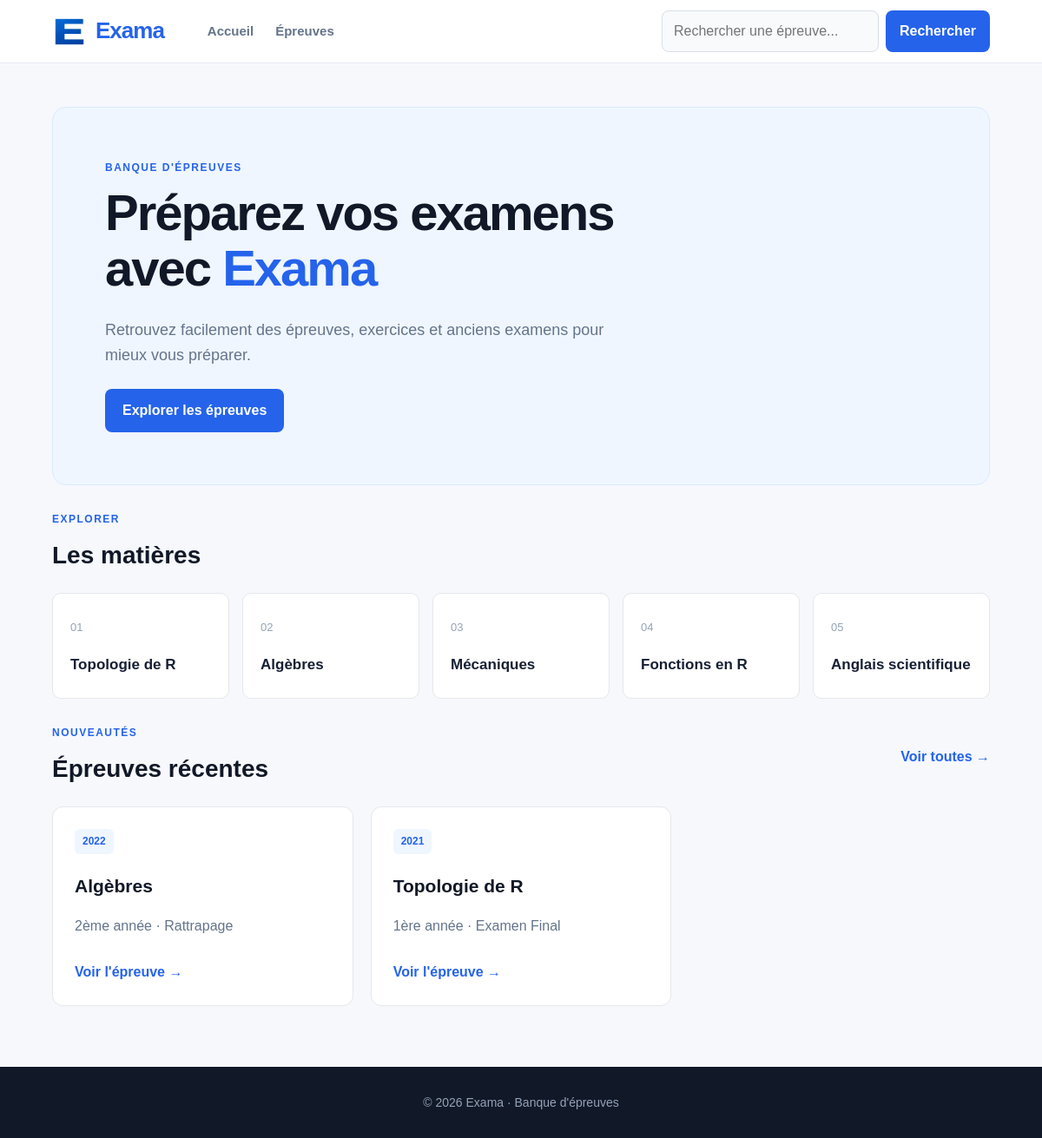
Before: / with the older database file.
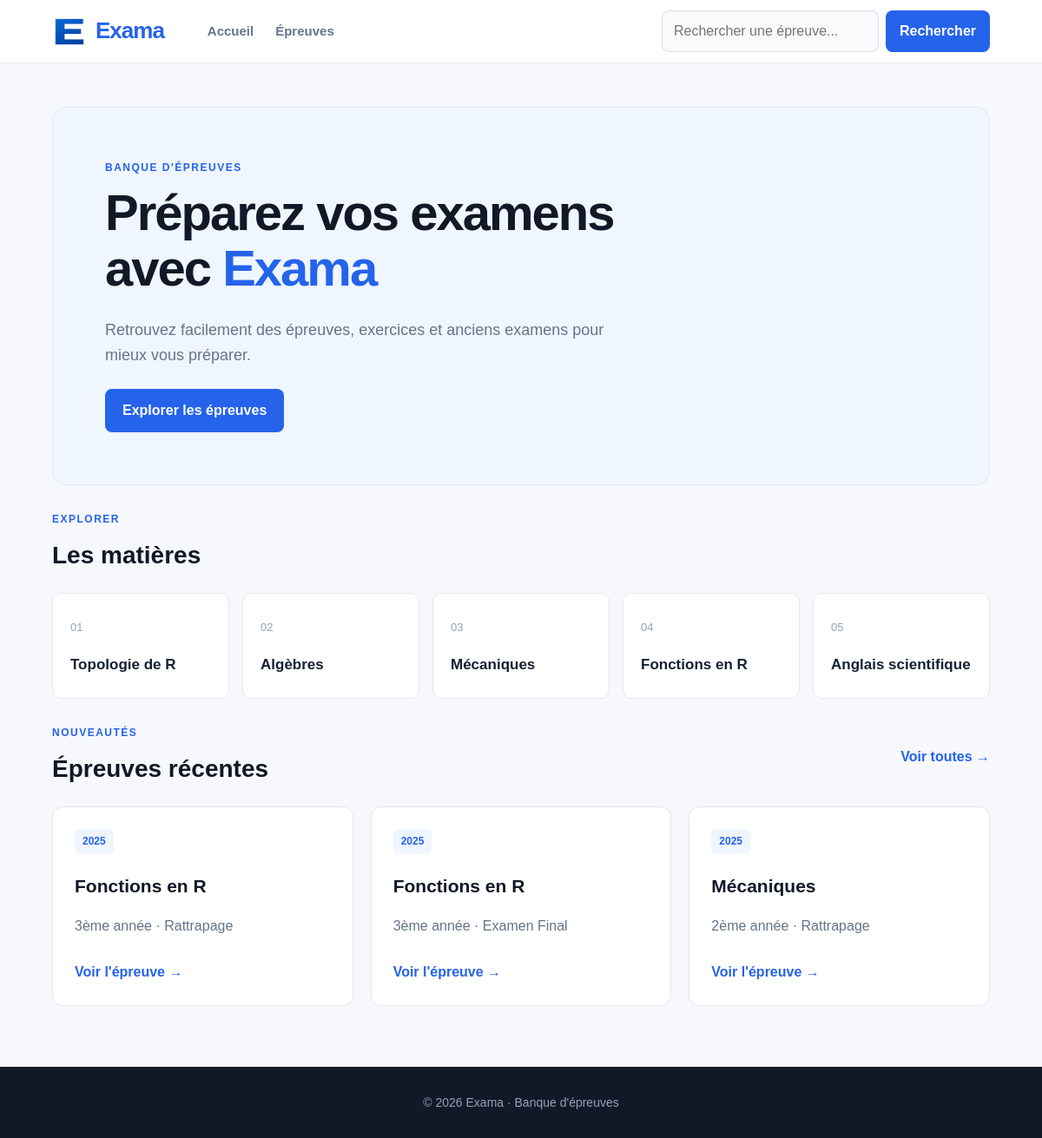
After: the same page with the newer database file.
### epreuves/models.py (models this page shows, shortened)
class Epreuve(models.Model):
    ANNEE = [(year, f"{year}-{year + 1}") for year in range(2000, 2026)]
    ENTITES = [
       ("FAST", "FAST"),
       ("ENS", "ENS"),
    ]
    NIVEAUX = [
        ('1', '1ère année'),
        ('2', '2ème année'),
        ('3', '3ème année'),
    ]
    SESSION = [
        ('Examen', 'Examen Final'),
        ('Rattrapage', 'Rattrapage'),
    ]
    entite = models.CharField(max_length=100, default=ENTITES[0][0], choices=ENTITES)
    niveau = models.CharField(max_length=100, default="Choisissez votre niveau", choices=NIVEAUX)
    annee = models.IntegerField(choices=ANNEE)
    session = models.CharField(max_length=100, default="Quel est la session?" ,choices=SESSION)
    fichier = models.FileField(upload_to='epreuves/')
    matiere = models.ForeignKey('Matiere', on_delete=models.CASCADE, related_name='epreuves')
    date_ajout = models.DateTimeField(auto_now_add=True)

class Matiere(models.Model):
    nom = models.CharField(max_length=100)
    slug = models.SlugField(unique=True)
    def __str__(self):
        return self.nom

### epreuves/views.py (the view)
# urls.py: path("", views.home, name="home"),
def home(request):
    epreuves_recentes = (
        Epreuve.objects
        .select_related("matiere")
        .order_by("-date_ajout")[:3]
    )
    return render(request, "home.html", {
        "epreuves_recentes": epreuves_recentes,
    })

### templates/home.html (shortened to what this page needs)
{% extends "base.html" %}
{% block content %}
<section class="hero">
    <div class="hero-content">
        <p class="hero-label">
            BANQUE D'ÉPREUVES
        </p>
        <h1>
            Préparez vos examens<br>
            avec <span>Exama</span>
        </h1>
        <p class="hero-description">
            Retrouvez facilement des épreuves, exercices et anciens examens
            pour mieux vous préparer.
        </p>
        <a href="{% url 'epreuves' %}" class="primary-button">
            Explorer les épreuves
        </a>
    </div>
</section>
<section class="subjects-section">
    <div class="section-header">
        <div>
            <p class="section-label">EXPLORER</p>
            <h2>Les matières</h2>
        </div>
    </div>
    <div class="subjects-grid">
        <a href="{% url 'epreuves' %}" class="subject-card">
            <span>01</span>
            <h3>Topologie de R</h3>
        </a>
        <a href="{% url 'epreuves' %}" class="subject-card">
            <span>02</span>
            <h3>Algèbres</h3>
        </a>
        <a href="{% url 'epreuves' %}" class="subject-card">
            <span>03</span>
            <h3>Mécaniques</h3>
        </a>
        <a href="{% url 'epreuves' %}" class="subject-card">
            <span>04</span>
            <h3>Fonctions en R</h3>
        </a>
        <a href="{% url 'epreuves' %}" class="subject-card">
            <span>05</span>
            <h3>Anglais scientifique</h3>
        </a>
    </div>
</section>
<section class="recent-section">
    <div class="section-header">
        <div>
            <p class="section-label">NOUVEAUTÉS</p>
            <h2>Épreuves récentes</h2>
        </div>
        <a href="{% url 'epreuves' %}">
            Voir toutes →
        </a>
    </div>
    <div class="exam-grid">
        {% for epreuve in epreuves_recentes %}
            <article class="exam-card">
                <div class="exam-card-top">
                    <span class="exam-badge">
                        {{ epreuve.annee }}
                    </span>
                </div>
                <h3>
                    {{ epreuve.matiere }}
                </h3>
                <p>
                    {{ epreuve.get_niveau_display }}
                    ·
                    {{ epreuve.get_session_display }}
                </p>
                <a
                    href="{% url 'epreuves_details' epreuve.id %}"
                    class="card-link"
                >
                    Voir l'épreuve →
                </a>
            </article>
        {% empty %}
            <p class="empty-message">
                Aucune épreuve disponible pour le moment.
            </p>
        {% endfor %}
    </div>
</section>
{% endblock content %}

### templates/base.html (shortened to what this page needs)
{% load static %}
<!DOCTYPE html>
<html lang="fr">
<head>
    <link rel="stylesheet" href="{% static 'css/style.css' %}">
</head>
<body>
    <header class="site-header">
        <nav class="navbar" style="position: relative;">
            <div class="logo-container" style="display: flex; align-items: center;">
                <img src="{% static 'images/favic.png' %}" alt="Logo Exama" class="logo-image" style="width: 40px; height: 35px; margin-right: 10px;">
                <a href="{% url 'home' %}" class="logo" >Exama</a>
            </div>
            <div class="nav-links">
                <a href="{% url 'home' %}">Accueil</a>
                <a href="{% url 'epreuves' %}">Épreuves</a>
            </div>
            <form
                action="{% url 'epreuves' %}"
                method="get"
                class="search-form"
            >
                <input
                    type="search"
                    name="q"
                    placeholder="Rechercher une épreuve..."
                    value="{{ recherche }}"
                >
                <button type="submit">
                    Rechercher
                </button>
            </form>
        </nav>
    </header>
    <main class="main-content">
        {% block content %}
        {% endblock content %}
    </main>
    <footer class="footer">
        <p>&copy; 2026 Exama · Banque d'épreuves</p>
    </footer>
</body>
</html>

### static/css/style.css (style rules this page uses)
* { box-sizing: border-box; }
html { scroll-behavior: smooth; }
body { margin: 0; font-family: Arial, Helvetica, sans-serif; background: #f6f8fc; color: #172033; line-height: 1.6; }
a { color: inherit; text-decoration: none; }
button, input, select { font: inherit; }
.site-header { background: #ffffff; border-bottom: 1px solid #e5e7eb; display: flex; align-items: center; gap: 20px; }
.navbar { width: 90%; max-width: 1200px; min-height: 72px; margin: auto; display: flex; align-items: center; justify-content: space-between; gap: 50px; }
.logo { color: #2563eb; font-size: 26px; font-weight: 800; letter-spacing: -1px; }
.nav-links { display: flex; gap: 25px; }
.nav-links a { color: #64748b; font-size: 15px; font-weight: 600; }
.search-form { margin-left: auto; display: flex; gap: 8px; }
.search-form input { width: 250px; padding: 10px 13px; border: 1px solid #d9dee8; border-radius: 8px; background: #f8fafc; outline: none; }
.search-form button { border: none; border-radius: 8px; padding: 10px 16px; background: #2563eb; color: #ffffff; font-weight: 600; cursor: pointer; }
.main-content { width: 90%; max-width: 1200px; margin: auto; padding: 50px 0 70px; }
.hero { min-height: 390px; display: flex; align-items: center; padding: 60px; border-radius: 16px; background: #eff6ff; border: 1px solid #dbeafe; }
.hero-content { max-width: 700px; }
.hero-label, .section-label { margin: 0 0 10px; color: #2563eb; font-size: 12px; font-weight: 800; letter-spacing: 1.5px; }
.hero h1 { margin: 0; color: #111827; font-size: clamp(36px, 5vw, 58px); line-height: 1.1; letter-spacing: -2px; }
.hero h1 span { color: #2563eb; }
.hero-description { max-width: 600px; margin: 25px 0; color: #64748b; font-size: 18px; }
.primary-button, .download-button { display: inline-block; padding: 12px 20px; border-radius: 8px; background: #2563eb; color: #ffffff; font-weight: 700; }
.subjects-section, .recent-section { margin-top: 30px; }
.section-header { margin-bottom: 20px; display: flex; align-items: center; justify-content: space-between; }
.section-header h2 { margin: 0; color: #111827; font-size: 28px; }
.section-header > a { color: #2563eb; font-weight: 600; }
.subjects-grid { display: grid; grid-template-columns: repeat(5, 1fr); gap: 15px; }
.subject-card { padding: 25px 20px; background: #ffffff; border: 1px solid #e5e7eb; border-radius: 10px; transition: 0.2s; }
.subject-card span { color: #94a3b8; font-size: 13px; }
.subject-card h3 { margin-bottom: 0; font-size: 17px; }
.exam-grid { display: grid; grid-template-columns: repeat(3, 1fr); gap: 20px; }
.exam-card { padding: 25px; background: #ffffff; border: 1px solid #e5e7eb; border-radius: 12px; transition: 0.2s; }
.exam-card-top { display: flex; align-items: center; justify-content: space-between; color: #64748b; font-size: 13px; }
.exam-card h3 { margin: 20px 0 5px; color: #111827; font-size: 21px; }
.exam-card p { color: #64748b; }
.exam-badge { display: inline-block; padding: 5px 9px; border-radius: 6px; background: #eff6ff; color: #2563eb; font-size: 12px; font-weight: 700; }
.card-link { display: inline-block; margin-top: 12px; color: #2563eb; font-weight: 700; }
.footer { padding: 30px 20px; background: #111827; text-align: center; }
.footer p { margin: 0; color: #94a3b8; font-size: 14px; }

Changed rows visible on the page:
removed Epreuve: annee "2022", matiere "Algèbres", niveau "2ème année", session "Rattrapage"
removed Epreuve: annee "2021", matiere "Topologie de R", niveau "1ère année", session "Examen Final"
added Epreuve: annee "2025", matiere "Fonctions en R", niveau "3ème année", session "Rattrapage"
added Epreuve: annee "2025", matiere "Fonctions en R", niveau "3ème année", session "Examen Final"
added Epreuve: annee "2025", matiere "Mécaniques", niveau "2ème année", session "Rattrapage"
